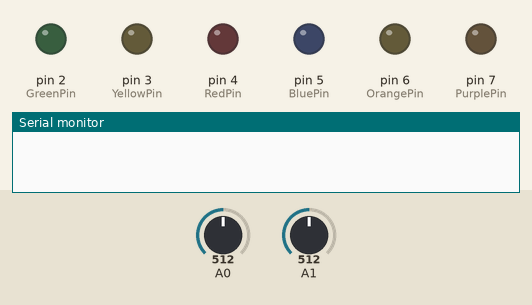
Simulated run of this sketch. Board: Arduino Uno, built with avr-gcc and run on an emulated ATmega328P. On the bench: output pins drawn as LEDs (lit = HIGH), the last lines printed to the serial monitor. Dashed ring = blinking. The test bench sets the inputs (shaded band); at power-on: A0 = 512, A1 = 512. Random numbers use the default seed unless the sketch sets one.

Above: at 4.4 s.
4.5 s: A0 set to 785
6.0 s: A0 set to 817
At 6.3 s:
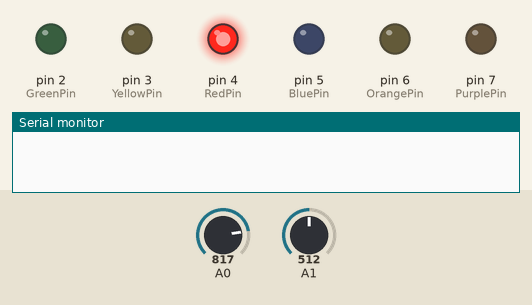
At 7.63 s:
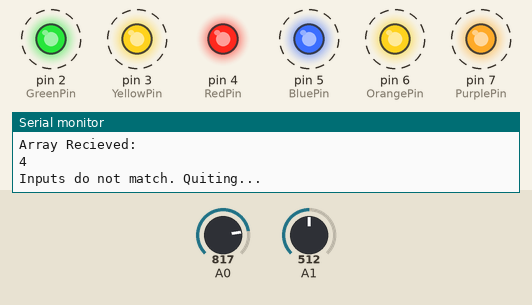
Timing chart, 0 to 11.3 s (numbered marks = the images above; inputs shaded):
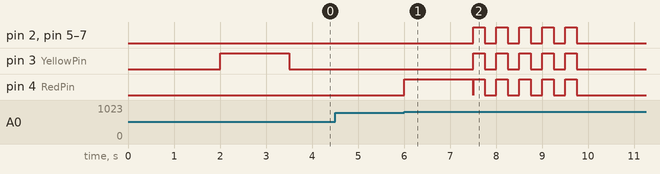

Measured:
- the behaviour switches between 799 and 800 on A0 (found by bisection; images 0 and 1)
- after the input at 4.5 s, every drawn part: stays the same
- after the input at 6.0 s, pin 2 (GreenPin), pin 3 (YellowPin), pin 5 (BluePin), pin 6 (OrangePin), pin 7 (PurplePin): alternates HIGH for 0.25 s and LOW for 0.25 s, 10 changes in all, then stays LOW, starting after 1.5 s; pin 4 (RedPin): goes HIGH 1.5 s, LOW 0.01 s, 4 × (HIGH 0.25 s, LOW 0.25 s), HIGH 0.25 s, then LOW, starting at once

The sketch:

MEMORY_GAME.ino
```cpp
// C++ code
//add more colors for "color wheel" (6 colors - 3 primary colors plus their combinations)
//give feedback of right or wrong response (sounds? lights flashing? vibration?)

/////PIN SETUP////
int xJoy = A0;
int yJoy = A1;

int GreenPin = 2; // X LOW
int YellowPin = 3;// Y HIGH
int RedPin = 4;  // X HIGH
int BluePin = 5;  // Y LOW
int OrangePin = 6;
int PurplePin = 7;


int numlevels = 10; //sets game array sizes. Controlling game lenght and therefore difficulty


void setup()
{
  //allow for serial monitor communication
  Serial.begin(9600);


  //set LED pins to output
  pinMode(RedPin, OUTPUT);
  pinMode(GreenPin, OUTPUT);
  pinMode(YellowPin, OUTPUT);
  pinMode(PurplePin, OUTPUT);
  pinMode(OrangePin, OUTPUT);
  pinMode(BluePin, OUTPUT);

  //turn off all LEDs (this is probably not actually needed)
  digitalWrite(RedPin, LOW);
  digitalWrite(GreenPin, LOW);
  digitalWrite(YellowPin, LOW);
  digitalWrite(BluePin, LOW);
  digitalWrite(PurplePin, LOW);
  digitalWrite(OrangePin, LOW);
}

void loop()
{
  //initiate game arrays
  int gamearr[numlevels]; //will be populated with random game array
  int userarr[numlevels]; //will be populated with user responses

  //game begin (NOTE: you should include some sort of "game start" here)
  for (int i = 0; i < numlevels ; i++){

    //Pause between user seeing their last entry and new sequence begin. On first play, this will act as a delay.
    delay(2000);

    gamearr[i] = random(2,8); //ranodm LED pin chosen and added to sequence (I dont like how ranodom works.. try something else?)

    //sequence to match shown to user
    for(int y = 0; y <= i; y++)
    {
      digitalWrite(gamearr[y],HIGH);
      delay(1500);
      digitalWrite(gamearr[y],LOW);
      delay(150);
    }

    //user entry recoreded here
    for(int userentries = -1; userentries < i; userentries){

      //joystick input read from user
      int xValue = analogRead(A0);
      int yValue = analogRead(A1);


      //process joystick input..
        //1. determine what light was selected
        //2. turn on that light for user to see what they selected
        //3. delay for half second so that one selection isnt taken multiple times
        //4. enter user selection into user entered array
        //5. delay so that user can process thier entry
        //6. turn off the light

        //(NOTE: Else statments are probably unnecessary)

      ////X CONTROLS////
      //Red//
      if(xValue >= 800 && yValue <= 600 && yValue >= 400){
      digitalWrite(RedPin, HIGH);
      userentries++;
      delay(500);
      userarr[userentries] = RedPin;
      delay(1000);
      digitalWrite(RedPin, LOW);
      }
      else{
      digitalWrite(RedPin,LOW);
      }

      //Green//
      if(xValue <= 200 && yValue <= 600 && yValue >= 400){
      digitalWrite(GreenPin, HIGH);
      userentries++;
      delay(500);
      userarr[userentries] = GreenPin;
      delay(1000);
      digitalWrite(GreenPin, LOW);
      }
      else{
      digitalWrite(GreenPin,LOW);
      }

      ////Y CONTROLS////
      //Yellow//
      if(yValue >= 650 && xValue <= 350){
      digitalWrite(YellowPin, HIGH);
      userentries++;
      delay(500);
      userarr[userentries] = YellowPin;
      delay(1000);
      digitalWrite(YellowPin, LOW);
      }
      else{
      digitalWrite(YellowPin,LOW);
      }

      //Orange//
      if(yValue >= 650 && xValue >= 650){
      digitalWrite(OrangePin, HIGH);
      userentries++;
      delay(500);
      userarr[userentries] = OrangePin;
      delay(1000);
      digitalWrite(OrangePin, LOW);
      }
      else{
      digitalWrite(OrangePin,LOW);
      }


      //Blue//
      if(yValue <= 350 && xValue <= 350){
      digitalWrite(BluePin, HIGH);
      userentries++;
      delay(500);
      userarr[userentries] = BluePin;
      delay(1000);
      digitalWrite(BluePin, LOW);
      }
      else{
      digitalWrite(BluePin,LOW);
      }

      //Purple//
      if(yValue <= 350 && xValue >= 650){
      digitalWrite(PurplePin, HIGH);
      userentries++;
      delay(500);
      userarr[userentries] = PurplePin;
      delay(1000);
      digitalWrite(PurplePin, LOW);
      }
      else{
      digitalWrite(PurplePin,LOW);
      }
    }

    //output to serial the game array (this was used to test if the compare block is working properly later)
    Serial.println("Array Wanted:");
    for(int count = 0; count <= i; count++){
      Serial.print(gamearr[count]);
      Serial.print(" ");
    }

    Serial.println("");

    Serial.println("Array Recieved:");
    for(int count = 0; count <= i; count++){
      Serial.print(userarr[count]);
      Serial.print(" ");
    }

    Serial.println("");

    //compare the randomly generated array to the user inputted array
    int quit = 0;
    for(int count = 0; count <= i; count++){
      if(gamearr[count] != userarr[count]){
        quit = 1;
        break;
      }
    }


    //if the two arrays do not match, break the game for loop
    if(quit ==1){
      Serial.println("Inputs do not match. Quiting...");

      //flash lights
      for(int flash = 0; flash <= 4; flash++){

        digitalWrite(RedPin, HIGH);
        digitalWrite(GreenPin, HIGH);
        digitalWrite(YellowPin, HIGH);
        digitalWrite(BluePin, HIGH);
        digitalWrite(PurplePin, HIGH);
        digitalWrite(OrangePin, HIGH);

        delay (250);

        digitalWrite(RedPin, LOW);
        digitalWrite(GreenPin, LOW);
        digitalWrite(YellowPin, LOW);
        digitalWrite(BluePin, LOW);
        digitalWrite(PurplePin, LOW);
        digitalWrite(OrangePin, LOW);

        delay(250);

      }


      break;
    }


  }
  delay(1000000); //delay next playthrough for 1000s. This is temporary, for development
}
```
